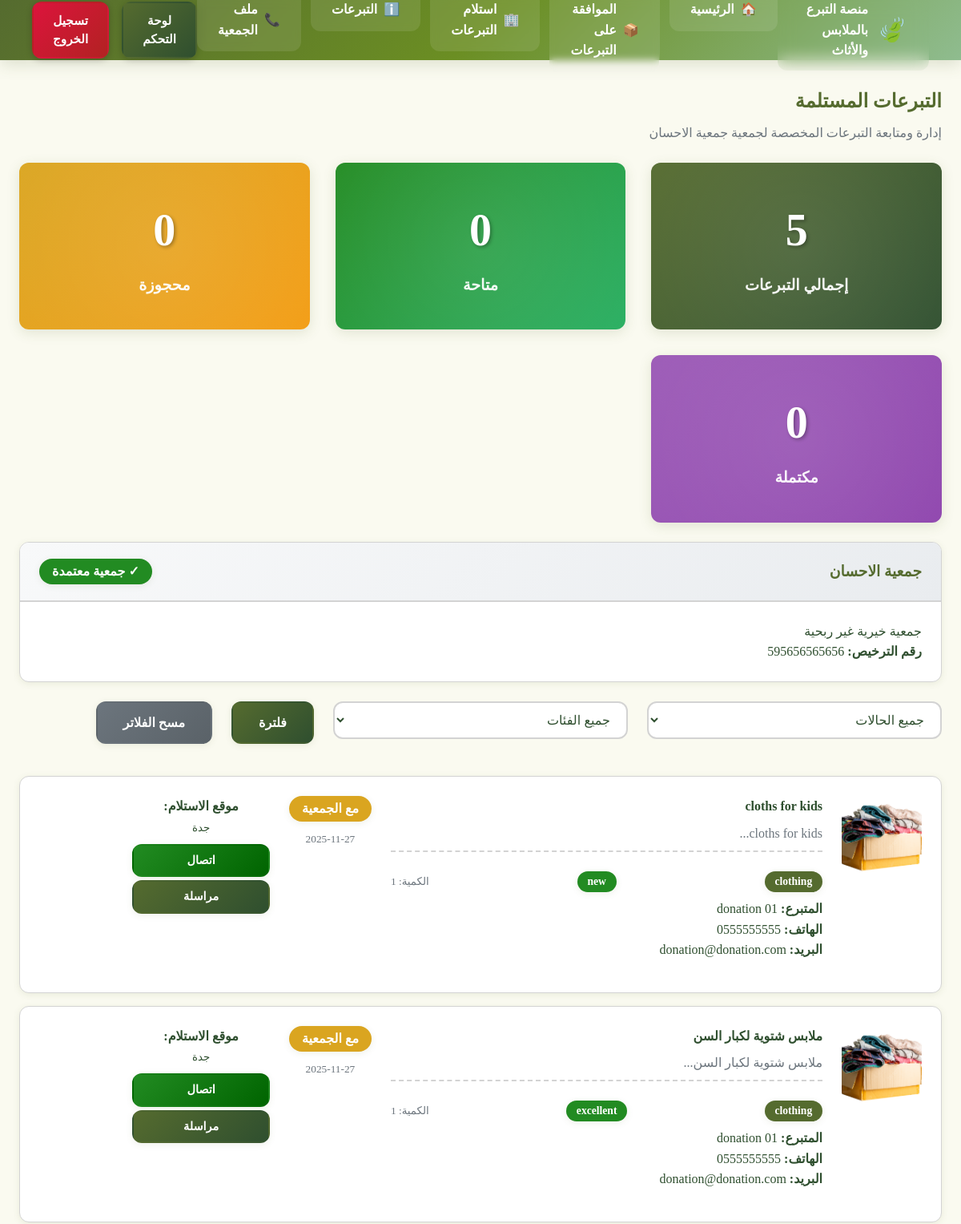
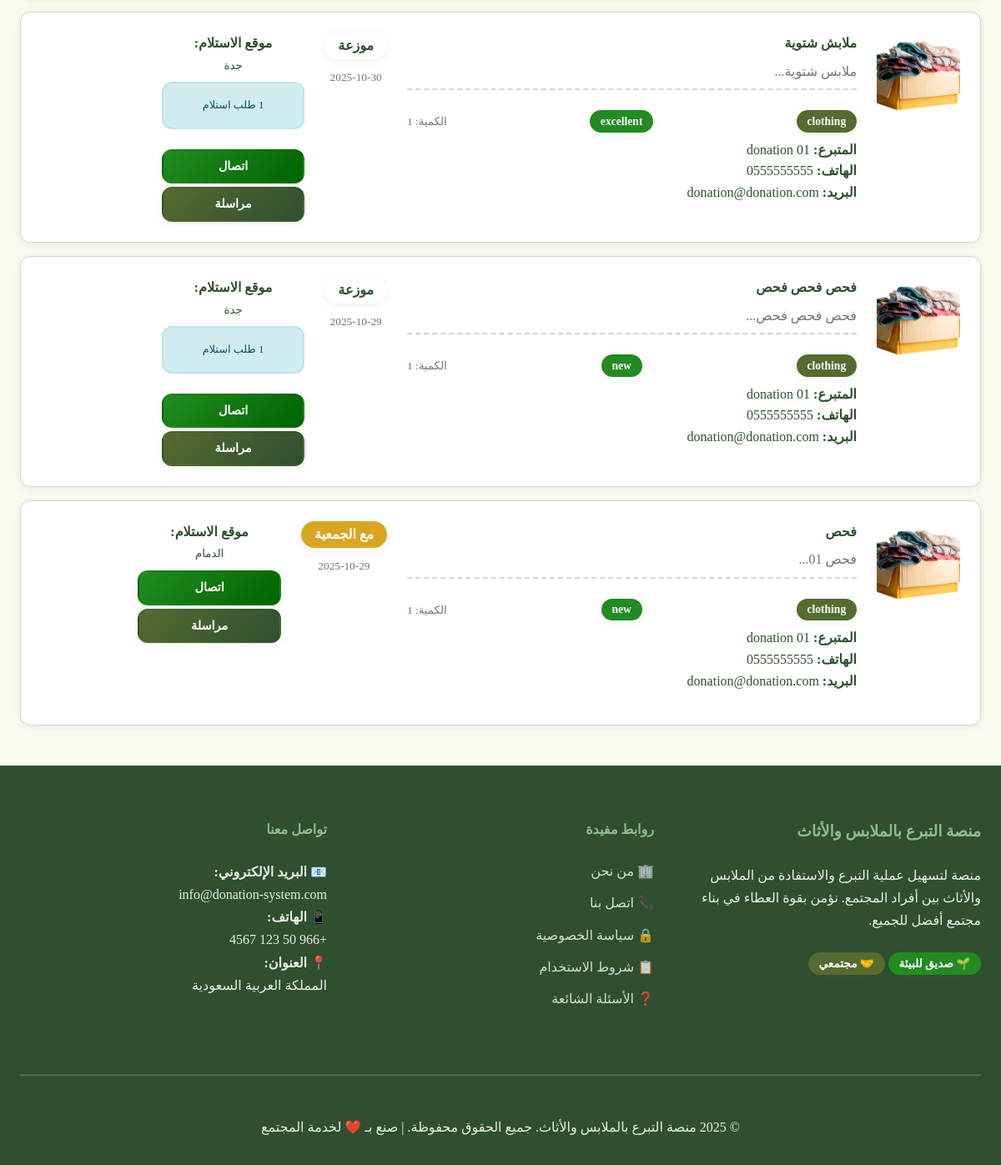
The page /charity-donations.php (signed in) on the database its author committed (2 pictures, top to bottom).
### tables this page shows
CREATE TABLE `charities` (
  `id` int NOT NULL,
  `user_id` int DEFAULT NULL,
  `charity_name` varchar(100) NOT NULL,
  `license_number` varchar(50) DEFAULT NULL,
  `description` text,
  `address` text,
  `phone` varchar(15) DEFAULT NULL,
  `email` varchar(100) DEFAULT NULL,
  `website` varchar(100) DEFAULT NULL,
  `logo` varchar(255) DEFAULT NULL,
  `verified` tinyint(1) DEFAULT '0',
  `created_at` timestamp NULL DEFAULT CURRENT_TIMESTAMP
);

CREATE TABLE `donations` (
  `id` int NOT NULL,
  `donor_id` int NOT NULL,
  `beneficiary_id` int DEFAULT NULL,
  `charity_id` int DEFAULT NULL,
  `title` varchar(100) NOT NULL,
  `description` text,
  `category` enum('clothing','furniture','electronics','other') NOT NULL,
  `condition_item` enum('new','excellent','good','fair') NOT NULL,
  `quantity` int DEFAULT '1',
  `images` text,
  `pickup_location` text,
  `delivery_method` enum('pickup','delivery','both') NOT NULL,
  `status` enum('pending_charity_approval','available','reserved','with_charity','delivered','completed','cancelled') DEFAULT 'pending_charity_approval',
  `received_by_charity_at` timestamp NULL DEFAULT NULL,
  `charity_approved_at` timestamp NULL DEFAULT NULL,
  `delivered_to_beneficiary_at` timestamp NULL DEFAULT NULL,
  `charity_notes` text,
  `charity_approval_notes` text,
  `created_at` timestamp NULL DEFAULT CURRENT_TIMESTAMP,
  `updated_at` timestamp NULL DEFAULT CURRENT_TIMESTAMP ON UPDATE CURRENT_TIMESTAMP
);

CREATE TABLE `users` (
  `id` int NOT NULL,
  `username` varchar(50) NOT NULL,
  `email` varchar(100) NOT NULL,
  `password` varchar(255) NOT NULL,
  `full_name` varchar(100) NOT NULL,
  `phone` varchar(15) DEFAULT NULL,
  `address` text,
  `user_type` enum('donor','beneficiary','charity','admin') NOT NULL,
  `status` enum('active','inactive','pending') DEFAULT 'active',
  `created_at` timestamp NULL DEFAULT CURRENT_TIMESTAMP,
  `updated_at` timestamp NULL DEFAULT CURRENT_TIMESTAMP ON UPDATE CURRENT_TIMESTAMP
);

### config.php (called while the page is built, shortened)
<?php
class Database {
    private static $instance = null;
    private $connection;
    private function __construct() {
        try {
            $dsn = "mysql:host=" . DB_HOST . ";dbname=" . DB_NAME . ";charset=" . DB_CHARSET;
            $this->connection = new PDO($dsn, DB_USER, DB_PASS, [
                PDO::ATTR_ERRMODE => PDO::ERRMODE_EXCEPTION,
                PDO::ATTR_DEFAULT_FETCH_MODE => PDO::FETCH_ASSOC,
                PDO::ATTR_EMULATE_PREPARES => false
            ]);
        } catch (PDOException $e) {
            die("فشل الاتصال بقاعدة البيانات: " . $e->getMessage());
        }
    }
    public static function getInstance() {
        if (self::$instance === null) {
            self::$instance = new self();
        }
        return self::$instance;
    }
    public function prepare($sql) {
        return $this->connection->prepare($sql);
    }
}
function escape($string) {
    return htmlspecialchars($string, ENT_QUOTES, 'UTF-8');
}
?>

### charity-donations.php (the view, shortened to what this page needs)
<?php
require_once 'config.php';
$db = Database::getInstance();
$userId = $_SESSION['user_id'];
$charityStmt = $db->prepare("SELECT * FROM charities WHERE user_id = ?");
$charityStmt->execute([$userId]);
$charity = $charityStmt->fetch();
$page = max(1, (int)($_GET['page'] ?? 1));
$limit = 10;
$offset = ($page - 1) * $limit;
$whereConditions = ["charity_id = ?"];
$params = [$charity['id']];
$whereClause = implode(' AND ', $whereConditions);
$sql = "
    SELECT d.*, u.full_name as donor_name, u.phone as donor_phone, u.email as donor_email,
           (SELECT COUNT(*) FROM donation_requests WHERE donation_id = d.id) as requests_count
    FROM donations d
    JOIN users u ON d.donor_id = u.id
    WHERE $whereClause
    ORDER BY d.created_at DESC
    LIMIT $limit OFFSET $offset
";
$stmt = $db->prepare($sql);
$stmt->execute($params);
$donations = $stmt->fetchAll();
$statsStmt = $db->prepare("
    SELECT
        COUNT(*) as total,
        COUNT(CASE WHEN status = 'available' THEN 1 END) as available,
        COUNT(CASE WHEN status = 'reserved' THEN 1 END) as reserved,
        COUNT(CASE WHEN status = 'completed' THEN 1 END) as completed
    FROM donations WHERE charity_id = ?
");
$statsStmt->execute([$charity['id']]);
$stats = $statsStmt->fetch();
?>
<?php require_once 'includes/header.php'; ?>
    <section class="charity-donations" style="padding: 2rem 0; min-height: 70vh;">
        <div class="container">
            <div class="page-header mb-4">
                <h1 style="color: var(--primary-color); margin-bottom: 0.5rem;">التبرعات المستلمة</h1>
                <p class="text-muted">إدارة ومتابعة التبرعات المخصصة لجمعية <?php echo escape($charity['charity_name']); ?></p>
            </div>
            <div class="stats-grid mb-4">
                <div class="grid grid-4">
                    <div class="stats-card">
                        <div class="stats-number"><?php echo $stats['total']; ?></div>
                        <div class="stats-label">إجمالي التبرعات</div>
                    </div>
                    <div class="stats-card" style="background: linear-gradient(135deg, var(--success-color), #27ae60);">
                        <div class="stats-number"><?php echo $stats['available']; ?></div>
                        <div class="stats-label">متاحة</div>
                    </div>
                    <div class="stats-card" style="background: linear-gradient(135deg, var(--warning-color), #f39c12);">
                        <div class="stats-number"><?php echo $stats['reserved']; ?></div>
                        <div class="stats-label">محجوزة</div>
                    </div>
                    <div class="stats-card" style="background: linear-gradient(135deg, #9b59b6, #8e44ad);">
                        <div class="stats-number"><?php echo $stats['completed']; ?></div>
                        <div class="stats-label">مكتملة</div>
                    </div>
                </div>
            </div>
            <div class="charity-info mb-4">
                <div class="card">
                    <div class="card-header d-flex justify-content-between align-items-center">
                        <h3><?php echo escape($charity['charity_name']); ?></h3>
                        <?php if ($charity['verified']): ?>
                            <span class="badge badge-success" style="font-size: 1rem; padding: 0.5rem 1rem;">
                                ✓ جمعية معتمدة
                            </span>
                        <?php else: ?>
                            <span class="badge badge-warning" style="font-size: 1rem; padding: 0.5rem 1rem;">
                                ⏳ قيد المراجعة
                            </span>
                        <?php endif; ?>
                    </div>
                    <div class="card-body">
                        <p><?php echo escape($charity['description']); ?></p>
                        <div class="row">
                            <div class="col-6 col-sm-12">
                                <strong>رقم الترخيص:</strong> <?php echo escape($charity['license_number']); ?>
                            </div>
                        </div>
                    </div>
                </div>
            </div>
            <div class="search-filters mb-4">
                <form method="GET" class="row">
                    <div class="col-4 col-sm-12 mb-3">
                        <select name="status" class="form-control form-select">
                            <option value="">جميع الحالات</option>
                        </select>
                    </div>
                    <div class="col-4 col-sm-12 mb-3">
                        <select name="category" class="form-control form-select">
                            <option value="">جميع الفئات</option>
                        </select>
                    </div>
                    <div class="col-2 col-sm-12 mb-3">
                        <button type="submit" class="btn btn-primary w-100">فلترة</button>
                    </div>
                    <div class="col-2 col-sm-12 mb-3">
                        <a href="charity-donations.php" class="btn btn-secondary w-100">مسح الفلاتر</a>
                    </div>
                </form>
            </div>
            <?php if (!empty($donations)): ?>
                <div class="donations-list">
                    <?php foreach ($donations as $donation): ?>
                        <div class="card donation-card mb-3">
                            <div class="card-body">
                                <div class="row">
                                    <div class="col-2 col-sm-12 mb-3">
                                        <?php
                                        $images = json_decode($donation['images'], true);
                                        $firstImage = !empty($images) ? $images[0] : 'images/default-donation.jpg';
                                        ?>
                                        <img src="<?php echo escape($firstImage); ?>"
                                             alt="<?php echo escape($donation['title']); ?>"
                                             class="img-thumbnail" style="width: 100px; height: 100px; object-fit: cover;">
                                    </div>
                                    <div class="col-6 col-sm-12 mb-3">
                                        <h4 class="mb-2"><?php echo escape($donation['title']); ?></h4>
                                        <p class="text-muted mb-2"><?php echo escape(substr($donation['description'], 0, 150)); ?>...</p>
                                        <div class="donation-meta">
                                            <span class="badge badge-primary"><?php echo escape($donation['category']); ?></span>
                                            <span class="badge badge-success"><?php echo escape($donation['condition_item']); ?></span>
                                            <small class="text-muted">الكمية: <?php echo $donation['quantity']; ?></small>
                                        </div>
                                        <div class="donor-info mt-2">
                                            <strong>المتبرع:</strong> <?php echo escape($donation['donor_name']); ?><br>
                                            <strong>الهاتف:</strong> <?php echo escape($donation['donor_phone']); ?><br>
                                            <strong>البريد:</strong> <?php echo escape($donation['donor_email']); ?>
                                        </div>
                                    </div>
                                    <div class="col-2 col-sm-12 mb-3 text-center">
                                        <?php
                                        $statusColors = [
                                            'available' => 'success',
                                            'reserved' => 'warning',
                                            'with_charity' => 'warning',
                                            'delivered' => 'info',
                                            'completed' => 'primary',
                                            'cancelled' => 'danger'
                                        ];
                                        $statusLabels = [
                                            'available' => 'متاحة',
                                            'reserved' => 'محجوزة',
                                            'with_charity' => 'مع الجمعية',
                                            'delivered' => 'موزعة',
                                            'completed' => 'مكتملة',
                                            'cancelled' => 'ملغية'
                                        ];
                                        ?>
                                        <span class="badge badge-<?php echo $statusColors[$donation['status']]; ?>" style="font-size: 1rem; padding: 0.5rem 1rem;">
                                            <?php echo $statusLabels[$donation['status']]; ?>
                                        </span>
                                        <div class="mt-2">
                                            <small class="text-muted">
                                                <?php echo date('Y-m-d', strtotime($donation['created_at'])); ?>
                                            </small>
                                        </div>
                                    </div>
                                    <div class="col-2 col-sm-12 text-center">
                                        <div class="btn-group-vertical w-100">
                                            <div class="mb-2">
                                                <strong>موقع الاستلام:</strong><br>
                                                <small><?php echo escape($donation['pickup_location']); ?></small>
                                            </div>
                                            <?php if ($donation['requests_count'] > 0): ?>
                                                <div class="alert alert-info p-2 mb-2" style="font-size: 0.8rem;">
                                                    <?php echo $donation['requests_count']; ?> طلب استلام
                                                </div>
                                            <?php endif; ?>
                                            <div class="contact-donor">
                                                <a href="tel:<?php echo escape($donation['donor_phone']); ?>"
                                                   class="btn btn-success btn-sm mb-1 w-100">
                                                    اتصال
                                                </a>
                                                <a href="mailto:<?php echo escape($donation['donor_email']); ?>"
                                                   class="btn btn-primary btn-sm w-100">
                                                    مراسلة
                                                </a>
                                            </div>
                                        </div>
                                    </div>
                                </div>
                            </div>
                        </div>
                    <?php endforeach; ?>
                </div>
            <?php endif; ?>
        </div>
    </section>
<?php require_once 'includes/footer.php'; ?>

### rows shown on the page
charities: charity_name "جمعية الاحسان", description "جمعية خيرية غير ربحية", license_number "595656565656"
donations: title "cloths for kids", description "cloths for kids", category "clothing", condition_item "new", quantity "1", donor.full_name "donation 01", donor.phone "0555555555", donor.email "donation@donation.com", status "مع الجمعية", created_at "2025-11-27", pickup_location "جدة"
donations: title "ملابس شتوية لكبار السن", description "ملابس شتوية لكبار السن", category "clothing", condition_item "excellent", quantity "1", donor.full_name "donation 01", donor.phone "0555555555", donor.email "donation@donation.com", status "مع الجمعية", created_at "2025-11-27", pickup_location "جدة"
donations: title "ملابش شتوية", description "ملابس شتوية", category "clothing", condition_item "excellent", quantity "1", donor.full_name "donation 01", donor.phone "0555555555", donor.email "donation@donation.com", status "موزعة", created_at "2025-10-30", pickup_location "جدة"
donations: title "فحص فحص فحص", description "فحص فحص فحص", category "clothing", condition_item "new", quantity "1", donor.full_name "donation 01", donor.phone "0555555555", donor.email "donation@donation.com", status "موزعة", created_at "2025-10-29", pickup_location "جدة"
donations: title "فحص", description "فحص 01", category "clothing", condition_item "new", quantity "1", donor.full_name "donation 01", donor.phone "0555555555", donor.email "donation@donation.com", status "مع الجمعية", created_at "2025-10-29", pickup_location "الدمام"

### other values the page prints
SITE_NAME "منصة التبرع بالملابس والأثاث"
$item['label'] "الرئيسية"
$item['label'] "الموافقة على التبرعات"
$item['label'] "استلام التبرعات"
$item['label'] "التبرعات"
$item['label'] "ملف الجمعية"
$stats['total'] "5"
$stats['available'] "0"
$stats['reserved'] "0"
$stats['completed'] "0"
